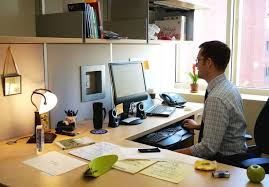
#> input picture image.png, 269 x 187 px, given in place of the camera
$ python Faces.py
#> lines starting #> are read from the running program, lines starting #| are printed output that depends on the picture
import cv2
import numpy as np
import os
import threading
import speech_recognition as sr

# Load Haar Cascade for face detection
face_cascade = cv2.CascadeClassifier("haarcascade_frontalface_default.xml")  # Directly point to file

# Initialize OpenCV LBPH Face Recognizer
# For OpenCV 4.x+ versions, we should use the 'opencv-contrib-python' package
face_recognizer = cv2.face_LBPHFaceRecognizer.create()  # Correct method for recent OpenCV

# Directory to store saved face images
FACE_DATA_DIR = "faces"
os.makedirs(FACE_DATA_DIR, exist_ok=True)

person_names = {}  # Map labels to person names
face_counter = 1  # Label for new faces
lock = threading.Lock()  # Synchronize threads
active_listening = False  # Flag to prevent multiple threads
unknown_face_counter = 0  # Counter for stable detection
MAX_STABLE_FRAMES = 15  # Number of frames to consider a face stable

# [46 lines left out: functions save_face_snapshots, rotate_image, not called in this run]

def load_faces_and_train():
    """Load saved face images and retrain recognizer."""
    images, labels = [], []
    for file in os.listdir(FACE_DATA_DIR):
        if file.startswith("face_") and file.endswith(".jpg"):
            try:
                label = int(file.split("_")[1])
                img_path = os.path.join(FACE_DATA_DIR, file)
                img = cv2.imread(img_path, cv2.IMREAD_GRAYSCALE)
                if img is not None:
                    images.append(img)
                    labels.append(label)
            except (IndexError, ValueError):
                print(f"Skipping invalid file: {file}")
    if images:
        face_recognizer.train(images, np.array(labels))

# [38 lines left out: functions voice_input_handler, is_face_known, not called in this run]

def process_camera_feed():
    global active_listening, unknown_face_counter
    cap = cv2.VideoCapture(0)
    load_faces_and_train()  # Load pre-existing faces

    while True:
        ret, frame = cap.read()
#> frame is the input picture: shape (187, 269, 3); mean B, G, R 124.5, 142.9, 154.4
        if not ret:
            print("Error: Failed to capture frame.")
            break

        gray_frame = cv2.cvtColor(frame, cv2.COLOR_BGR2GRAY)
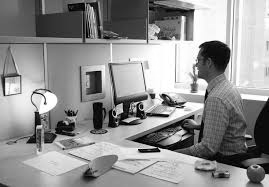
#> gray_frame: shape (187, 269); min 0, max 255, mean 144.2
        faces = face_cascade.detectMultiScale(gray_frame, scaleFactor=1.1, minNeighbors=5, minSize=(100, 100))
#> faces = ()

        for (x, y, w, h) in faces:
            face_roi = gray_frame[y:y+h, x:x+w]
            face_resized = cv2.resize(face_roi, (150, 150))  # Normalize face size

            label, confidence = is_face_known(face_resized)

            if label is None:  # Unknown face detected
                unknown_face_counter += 1  # Increment the counter
                cv2.rectangle(frame, (x, y), (x+w, y+h), (0, 0, 255), 2)  # Red box

                # Start listening only after the face persists for MAX_STABLE_FRAMES
                if unknown_face_counter >= MAX_STABLE_FRAMES and not active_listening:
                    active_listening = True  # Prevent multiple threads
                    unknown_face_counter = 0  # Reset counter
                    voice_thread = threading.Thread(target=voice_input_handler, args=(face_resized,))
                    voice_thread.start()
            else:
                # Known face: reset the unknown face counter
                unknown_face_counter = 0
                name = person_names.get(label, f"Person {label}")
                cv2.rectangle(frame, (x, y), (x+w, y+h), (0, 255, 0), 2)  # Green box
                cv2.putText(frame, name, (x, y - 10), cv2.FONT_HERSHEY_SIMPLEX, 0.9, (0, 255, 0), 2)
#> this loop made 0 passes
#> after the loop, active_listening = False

        # Display the frame
        cv2.imshow("Face Detection and Recognition", frame)

        if cv2.waitKey(1) & 0xFF == ord("q"):
#> (key q is pressed here)
            print("Exiting...")
            break

    cap.release()
    cv2.destroyAllWindows()


if __name__ == "__main__":
    print("Press 'q' to quit.")
    process_camera_feed()
